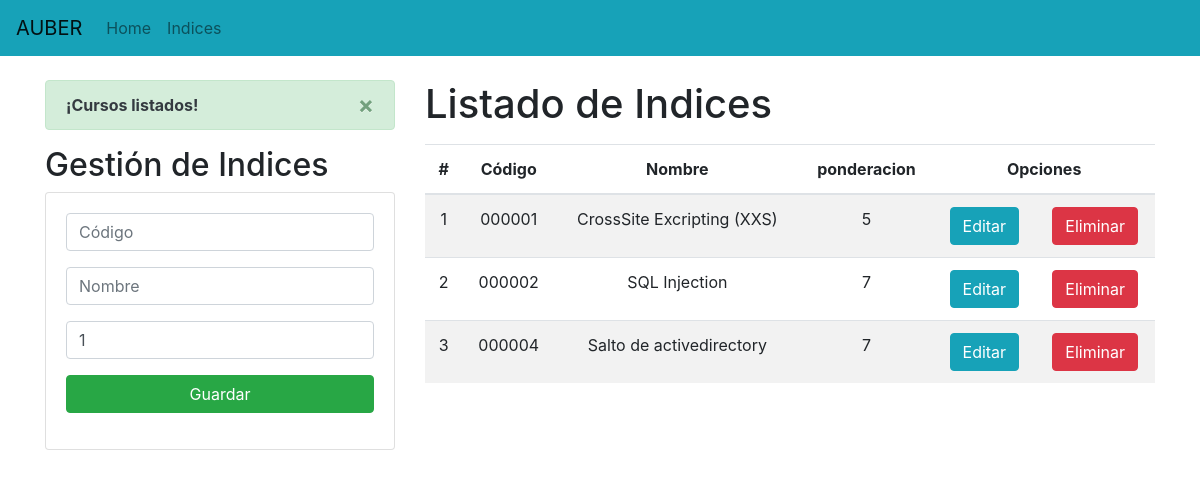
Page /inicio on the earlier database version.
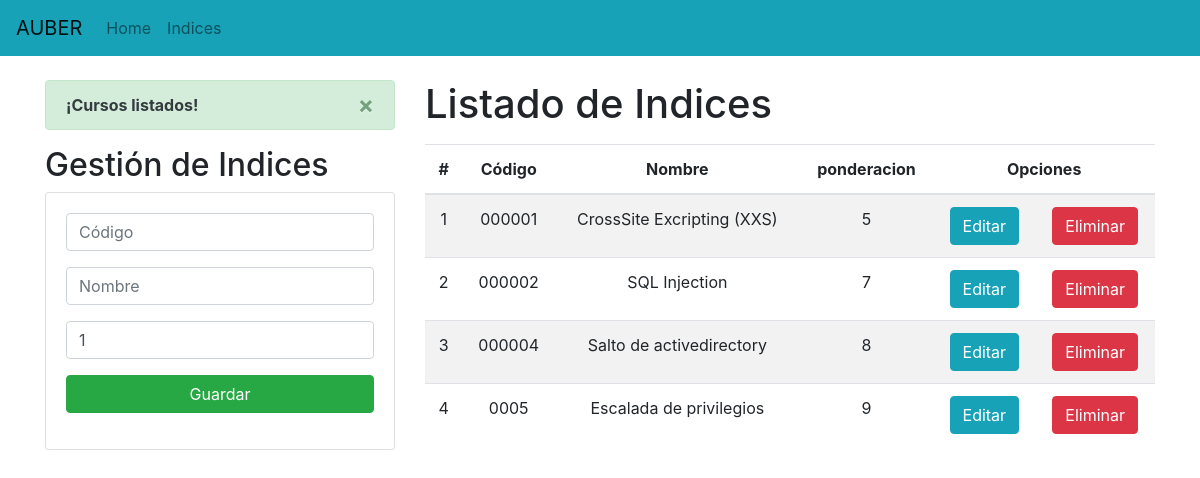
Same page on the later database version.
### Aplicaciones/Academico/models.py (models this page shows, shortened)
class Curso(models.Model):
    codigo = models.CharField(primary_key=True, max_length=6)
    nombre = models.CharField(max_length=50)
    creditos = models.PositiveSmallIntegerField()

### Aplicaciones/Academico/views.py (the view)
# urls.py: path('inicio', views.home, name='home'),
def home(request):
    cursosListados = Curso.objects.all()
    messages.success(request, '¡Cursos listados!')
    return render(request, "gestionCursos.html", {"cursos": cursosListados})

### Aplicaciones/Academico/templates/gestionCursos.html (shortened to what this page needs)
{% extends "./base.html" %}
{% block body %}
<div class="row">
    <div class="col-sm-12 col-md-6 col-lg-4 col-xl-4">
        {% if messages %}
        {% for message in messages %}
        <div class="alert alert-dismissible alert-success">
            <button type="button" class="close" data-dismiss="alert">&times;</button>
            <strong class="text-dark">{{ message }}</strong>
        </div>
        {% endfor %}
        {% endif %}
        <h2>Gestión de Indices</h2>
        <div class="card">
            <div class="card-body">
                <form action="/registrarCurso/" method="POST">{% csrf_token %}
                    <div class="form-group">
                        <input type="text" id="txtCodigo" name="txtCodigo" class="form-control" placeholder="Código"
                            minlength="6" maxlength="6" required>
                    </div>
                    <div class="form-group">
                        <input type="text" id="txtNombre" name="txtNombre" class="form-control" placeholder="Nombre"
                            maxlength="50" required>
                    </div>
                    <div class="form-group">
                        <input type="text" id="numCreditos" name="numCreditos" class="form-control" min="1" max="9"
                            value="1" required>
                    </div>
                    <div class="form-group">
                        <button type="submit" class="btn btn-success btn-block text-white">Guardar</button>
                    </div>
                </form>
            </div>
        </div>
    </div>
    <div class="col-sm-12 col-md-6 col-lg-8 col-xl-8">
        <h1>Listado de Indices</h1>
        <div class="table-responsive py-2">
            <table class="table table-striped">
                <thead>
                    <tr>
                        <th>#</th>
                        <th>Código</th>
                        <th>Nombre</th>
                        <th>ponderacion</th>
                        <th colspan="2">Opciones</th>
                    </tr>
                </thead>
                <tbody>
                    {% for c in cursos %}
                    <tr>
                        <td>{{forloop.counter}}</td>
                        <td>{{c.codigo}}</td>
                        <td>{{c.nombre}}</td>
                        <td>{{c.creditos}}</td>
                        <td><a href="edicionCurso/{{c.codigo}}" class="btn btn-info">Editar</a></td>
                        <td><a href="eliminarCurso/{{c.codigo}}" class="btn btn-danger btnEliminacion">Eliminar</a></td>
                    </tr>
                    {% endfor %}
                </tbody>
            </table>
        </div>
    </div>
</div>
{% endblock %}

### Aplicaciones/Academico/templates/base.html (shortened to what this page needs)
<!DOCTYPE html>
<html lang="en">
<head>
    {% load static %}
    <link rel="stylesheet" href="https://cdn.jsdelivr.net/npm/bootstrap@4.5.3/dist/css/bootstrap.min.css"
>
    <link rel="stylesheet" href="{% static 'css/gestionCursos.css' %}">
</head>
<body>
    <nav class="navbar navbar-expand-lg navbar-light bg-info">
        <a class="navbar-brand" href="#">AUBER</a>
        <div class="collapse navbar-collapse" id="navbarNav">
            <ul class="navbar-nav">
                <li class="nav-item">
                    <a class="nav-link" href="#">Home <span class="sr-only">(current)</span></a>
                </li>
                <li class="nav-item">
                    <a class="nav-link" href="#">Indices</a>
                </li>
            </ul>
        </div>
    </nav>
    <div class="container py-4">
        {% block body %}
        {% endblock %}
    </div>
</body>
</html>

### Aplicaciones/Academico/static/css/gestionCursos.css (style rules this page uses)
th, td { text-align: center; vertical-align: middle; }

Differences in the rows shown:
changed Curso "Salto de activedirectory": creditos "7" → "8"
added Curso: codigo "0005", nombre "Escalada de privilegios", creditos "9"
